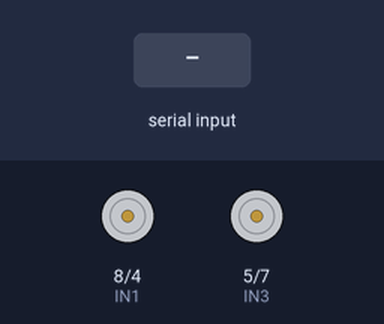
A sketch run on a simulated Arduino Uno, built with avr-gcc and run on an emulated ATmega328P. Shown: motor-driver pin pairs drawn as motors (green arrow = first pin HIGH = forward, orange = second pin HIGH = backward, longer = more drive, scaled by the enable pin). The inputs (shaded band) are chosen by the test bench.

Above: at 1.2 s.
1.3 s: "F90\n" received over Serial
At 2.5 s:
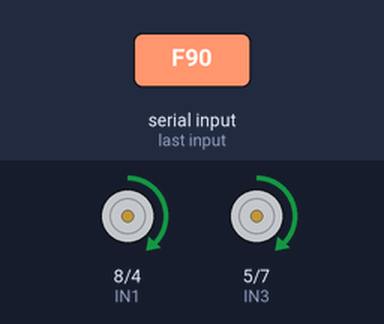
2.8 s: "F,45\n" received over Serial
At 3.6 s:
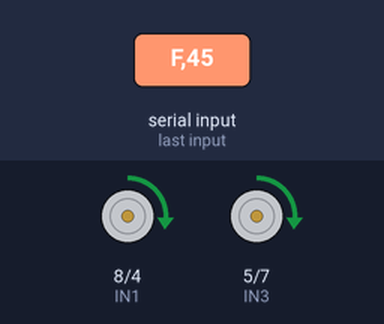
4.3 s: "B90\n" received over Serial
At 4.7 s:
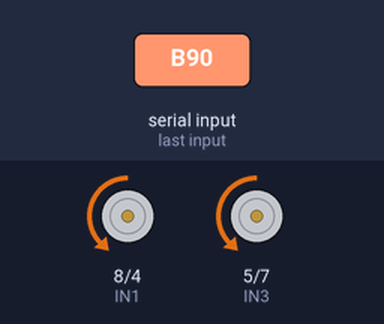
5.8 s: "B,45\n" received over Serial
At 7.0 s:
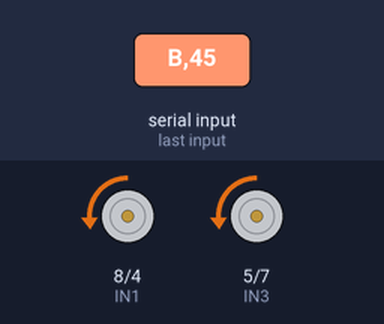
7.3 s: "F" received over Serial
At 8.8 s:
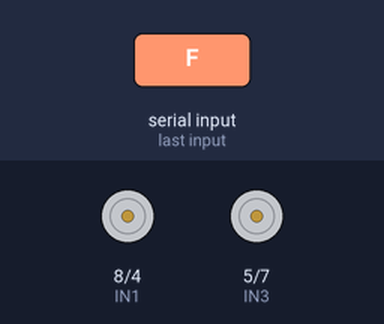
9.8 s: "B" received over Serial
Timing chart, 0 to 12.8 s (numbered marks = the images above; inputs shaded):
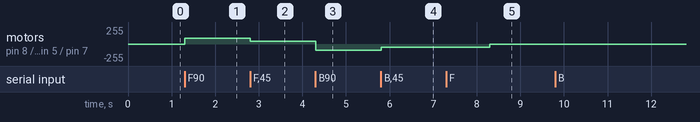

The sketch:

motor-serial-speed-control.ino
```cpp
int IN1 = 8;
int IN2 = 4;
int IN3 = 5;
int IN4 = 7;
int ENA = 9;
int ENB = 6;

void setup() {
  // Set all the motor control pins to outputs
  pinMode(IN1, OUTPUT);
  pinMode(IN2, OUTPUT);
  pinMode(IN3, OUTPUT);
  pinMode(IN4, OUTPUT);
  pinMode(ENA, OUTPUT);
  pinMode(ENB, OUTPUT);

  // Start the serial communication
  Serial.begin(9600);
}

void loop() {
  if (Serial.available() > 0) {
    char command = Serial.read();
    int speed = Serial.parseInt(); // Read the speed value

    // Forward command
    if (command == 'F') {
      digitalWrite(IN1, HIGH);
      digitalWrite(IN2, LOW);
      analogWrite(ENA, speed);
      digitalWrite(IN3, HIGH);
      digitalWrite(IN4, LOW);
      analogWrite(ENB, speed);
    }
    // Backward command
    else if (command == 'B') {
      digitalWrite(IN1, LOW);
      digitalWrite(IN2, HIGH);
      analogWrite(ENA, speed);
      digitalWrite(IN3, LOW);
      digitalWrite(IN4, HIGH);
      analogWrite(ENB, speed);
    }
    // Stop command
    else if (command == 'S') {
      digitalWrite(IN1, LOW);
      digitalWrite(IN2, LOW);
      analogWrite(ENA, 0);
      digitalWrite(IN3, LOW);
      digitalWrite(IN4, LOW);
      analogWrite(ENB, 0);
    }
  }
}
```

Measured:
- after the input at 1.3 s, motor on pin 8 (IN1) / pin 4 (IN2), motor on pin 5 (IN3) / pin 7 (IN4): stopped → forward 90/255 at once
- after the input at 2.8 s, motor on pin 8 (IN1) / pin 4 (IN2), motor on pin 5 (IN3) / pin 7 (IN4): forward 90/255 → forward 45/255 at once
- after the input at 4.3 s, motor on pin 8 (IN1) / pin 4 (IN2), motor on pin 5 (IN3) / pin 7 (IN4): forward 45/255 → backward 90/255 at once
- after the input at 5.8 s, motor on pin 8 (IN1) / pin 4 (IN2), motor on pin 5 (IN3) / pin 7 (IN4): backward 90/255 → backward 45/255 at once
- after the input at 7.3 s, motor on pin 8 (IN1) / pin 4 (IN2), motor on pin 5 (IN3) / pin 7 (IN4): backward 45/255 → stopped after 1.0 s
